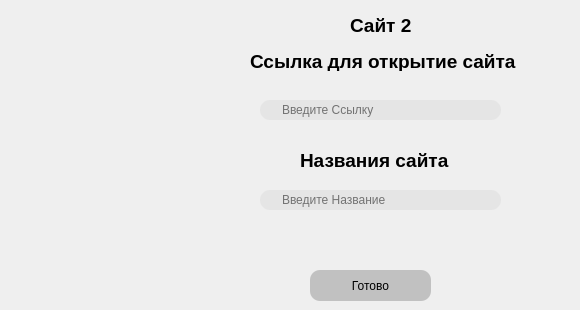
       <widget class="QWidget" name="page_9">
        <widget class="QLineEdit" name="lineEdit_12">
         <property name="geometry">
          <rect>
           <x>260</x>
           <y>100</y>
           <width>241</width>
           <height>20</height>
          </rect>
         </property>
         <property name="styleSheet">
          <string notr="true">QLineEdit {
 	
	background-color: rgb(229, 229, 229);
	border-radius:  10px;
	
	padding-left:	20px;
	padding-right:	20px;
	
}
</string>
         </property>
         <property name="inputMask">
          <string/>
         </property>
         <property name="placeholderText">
          <string>Введите Ссылку</string>
         </property>
        </widget>
        <widget class="QPushButton" name="pushButton_15">
         <property name="geometry">
          <rect>
           <x>310</x>
           <y>270</y>
           <width>121</width>
           <height>31</height>
          </rect>
         </property>
         <property name="styleSheet">
          <string notr="true">QPushButton {
    border-radius:  10px;
    background-color: rgb(193, 193, 193);
    
	color: rgb(171, 171, 171);
    
	
	color: rgb(0, 0, 0);
   
}

QPushButton:pressed {
    
	background-color: rgb(154, 154, 154);
}</string>
         </property>
         <property name="text">
          <string>Готово</string>
         </property>
         <property name="icon">
          <iconset>
           <normaloff>иконки/free-icon-done-4123617.png</normaloff>иконки/free-icon-done-4123617.png</iconset>
         </property>
        </widget>
        <widget class="QLabel" name="label_23">
         <property name="geometry">
          <rect>
           <x>300</x>
           <y>140</y>
           <width>221</width>
           <height>41</height>
          </rect>
         </property>
         <property name="text">
          <string>&lt;html&gt;&lt;head/&gt;&lt;body&gt;&lt;p&gt;&lt;span style=&quot; font-size:14pt; font-weight:600;&quot;&gt;Названия сайта&lt;/span&gt;&lt;/p&gt;&lt;/body&gt;&lt;/html&gt;</string>
         </property>
        </widget>
        <widget class="QLabel" name="label_24">
         <property name="geometry">
          <rect>
           <x>350</x>
           <y>10</y>
           <width>131</width>
           <height>31</height>
          </rect>
         </property>
         <property name="text">
          <string>&lt;html&gt;&lt;head/&gt;&lt;body&gt;&lt;p&gt;&lt;span style=&quot; font-size:14pt; font-weight:600;&quot;&gt;Сайт 2&lt;/span&gt;&lt;/p&gt;&lt;/body&gt;&lt;/html&gt;</string>
         </property>
        </widget>
        <widget class="QLineEdit" name="lineEdit_13">
         <property name="geometry">
          <rect>
           <x>260</x>
           <y>190</y>
           <width>241</width>
           <height>20</height>
          </rect>
         </property>
         <property name="styleSheet">
          <string notr="true">QLineEdit {
 	
	background-color: rgb(229, 229, 229);
	border-radius:  10px;
	
	padding-left:	20px;
	padding-right:	20px;
	
}
</string>
         </property>
         <property name="placeholderText">
          <string>Введите Название</string>
         </property>
        </widget>
        <widget class="QLabel" name="label_25">
         <property name="geometry">
          <rect>
           <x>250</x>
           <y>50</y>
           <width>321</width>
           <height>21</height>
          </rect>
         </property>
         <property name="text">
          <string>&lt;html&gt;&lt;head/&gt;&lt;body&gt;&lt;p&gt;&lt;span style=&quot; font-size:14pt; font-weight:600;&quot;&gt;Ссылка для открытие сайта&lt;/span&gt;&lt;/p&gt;&lt;/body&gt;&lt;/html&gt;</string>
         </property>
        </widget>
       </widget>
